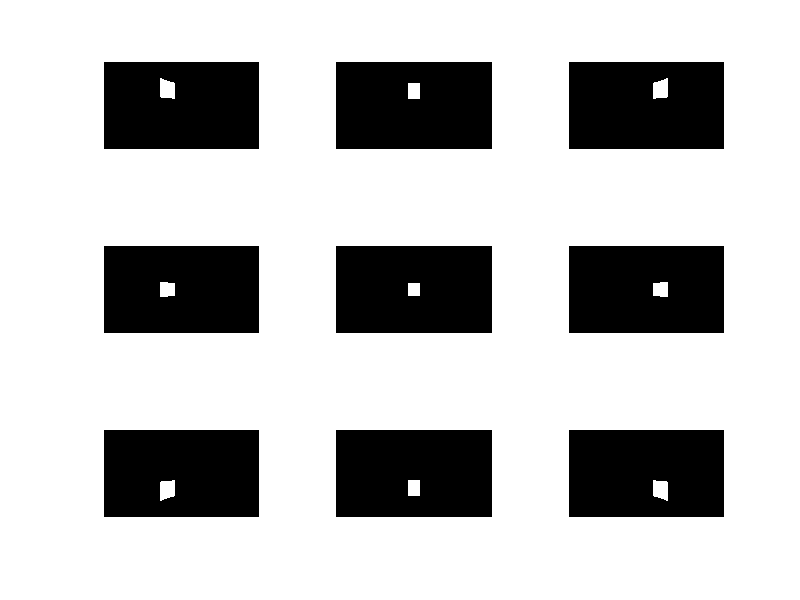

Source code (MATLAB): (Note: this script raises an error after producing the figure.)
% imds = imageDatastore("C:\Users\funam\Desktop\analysis\imaging\230630_Blue_tiff\230630_Blue_tiff");
% im_list = imds.Files;
% ii = regexp(im_list,'(?<=X)\d*','match');
% [i0,i0] = sort(str2double([ii{:}]));
% file_name = im_list(i0);
% 
% raw_data = [];
% strlen =  0;  % 表示する文字列の長さを記録する変数
% iteNum = size(file_name,1);  % 適当に繰り返す試行数
% fprintf('Pleese wait .........\n');
% h = waitbar(0,'Please wait...');
% s = clock;
% 
% warning('off','all');
% for i = 1:iteNum
%     Tmp = {'Current trial: %3d/%d\n', i, iteNum};
%     Tmp{1} = [ repmat(sprintf('\b'),[1 strlen]),  Tmp{1} ];
% 
%     Txt = sprintf(Tmp{1:3});
%     fprintf(Txt);
%     strlen = length(Txt) - strlen;
% 
%     temp = Tiff(file_name{i}, "r");
% %     raw_data(:,:,i) = read(temp);
%     raw_data(:,:,i) = imresize(read(temp), 1/16);
% 
%     % begin estimate remaining time
%     if i ==1
%         is = etime(clock,s);
%         esttime = is * iteNum;
%     end
%     h = waitbar(i/iteNum,h,...
%         ['remaining time =',num2str(esttime-etime(clock,s),'%4.1f'),'sec' ]);
%     % end estimate remaining time
% end
% close(gcf);
% warning('on','all');
% warning('query','all')
% 
% imshow(uint16(raw_data(:,:,5)))
% 
% %%
% save_filename = "230630_Blue_16";
% save(save_filename+".mat",'raw_data','iteNum',"-v7.3");

%%

% av = mean(raw_data,3);
% m = max(raw_data,[],3);
% ind = m>60000;
% res = av;
% res(ind) = max(m,[],"all");
% imshow(uint16(res))

%%
x_0 = 13*1920/70.71; % 32インチの横幅70.71センチ分が1920
[y,z] = meshgrid(-960:960, -540:540);
theta = acos(z./sqrt(x_0^2 + y.^2 + z.^2))-pi/2;
phi = atan(y/x_0);
fs = 25*pi/180;
%%

s_1 = cos(2*pi*fs.*theta);
s_2 = cos(2*pi*fs.*phi);

s_1 = abs(s_1);
s_2 = abs(s_2);

% 25 degree きざみ
ind_small_1 = (abs(theta)>=0 & abs(theta)<12.5/180*pi) | (abs(theta)>=37.5/180*pi & abs(theta)<62.5/180*pi)...
    | (abs(theta)>=87.5/180*pi);
ind_large_1 = (abs(theta)>=12.5/180*pi & abs(theta)<37.5/180*pi) | (abs(theta)>=62.5/180*pi & abs(theta)<87.5/180*pi);
ind_small_2 = (abs(phi)>=0 & abs(phi)<12.5/180*pi) | (abs(phi)>=37.5/180*pi & abs(phi)<62.5/180*pi)...
    | (abs(phi)>=87.5/180*pi);
ind_large_2 = (abs(phi)>=12.5/180*pi & abs(phi)<37.5/180*pi) | (abs(phi)>=62.5/180*pi & abs(phi)<87.5/180*pi);

s_1(ind_small_1) = 0;
s_1(ind_large_1) = 1;
s_2(ind_small_2) = 0;
s_2(ind_large_2) = -1;

image = abs(s_1 + s_2);

figure(1)
imshow(image)

%% fieldにnumbering

field_num = zeros(size(y,1), size(y,2), 9);

for i = -1:1
    for j = -1:1
        ind = theta >= (-12.5-i*25)/180*pi & theta < (-12.5+(-i+1)*25)/180*pi...
            & phi >= (-12.5+j*25)/180*pi & phi < (-12.5+(j+1)*25)/180*pi;
        temp = zeros(size(y,1), size(y,2));
        temp(ind) = 1;
        subplot(3,3,(i+2)*3-1+j);
        imshow(temp)
        field_num(:,:,(i+2)*3-1+j) = temp;
    end
end

%% 3を超えるところと0.25を超えるところをresting stateとした
load('230630_Blue_8.mat')
load('NI_30-Jun-2023_1839_26.bin.mat');
rest_duration = find(ch(7,:,:)>0.25, 1 ) - find(ch(1,:,:)>4, 1 );
rest_data = raw_data(:,:,1:rest_duration);
f = mean(rest_data,3);

%% df/fを計算
data = (raw_data-f)./f;

%%
av = mean(raw_data,3);
m = max(raw_data,[],3);
ind_high = m>max(m,[],"all")*0.85 & max(data,[],3)>0.01;
j = data(:,:,1);
j = j(ind_high);
res = av;
res(ind_high) = max(m,[],"all");
imshow(uint16(res))


%%
y = [];
for i = 1:iteNum
    tt = data(:,:,i);
    y(:,:,i) = tt(ind_high);
end

yy = reshape(y,size(y,1),iteNum,1);
figure
plot(1:iteNum, yy)

%%

Fs = 60; % sampling frequency in Hz
dt = 1/Fs; % time step in seconds
T = length(raw_data); % number of time points
t = (0:T-1)*dt; % time vector

figure
plot(t, yy)

%%
figure;
plot(ch(7,:))

%%
% カメラの撮影タイミング
num_images = [];
for i = 1:length(ch)-1
    if ch(1,i+1)>=4 && ch(1,i)<4 % ここはセットにより変わる
        num_images(end+1) = i+1;
    end
end

% 点滅刺激の提示タイミング
num_stimuli = [];
for i = 1:length(ch)-1
    if ch(7,i+1)>=0.2 && ch(7,i)<0.2 % ここはセットにより変わる
        num_stimuli(end+1) = i+1;
    end
end

% 刺激一枚一枚を提示したタイミングの推定値
estim_num_stimuli = [];
estim_num_stimuli(1) = num_stimuli(1);
for i = 1:length(num_stimuli)-1
    naibun = round(linspace(num_stimuli(i),num_stimuli(i+1),11));
    estim_num_stimuli(10*i-8) = naibun(2);
    estim_num_stimuli(10*i-7) = naibun(3);
    estim_num_stimuli(10*i-6) = naibun(4);
    estim_num_stimuli(10*i-5) = naibun(5);
    estim_num_stimuli(10*i-4) = naibun(6);
    estim_num_stimuli(10*i-3) = naibun(7);
    estim_num_stimuli(10*i-2) = naibun(8);
    estim_num_stimuli(10*i-1) = naibun(9);
    estim_num_stimuli(10*i) = naibun(10);
    estim_num_stimuli(10*i+1) = naibun(11);
end

%%

% カメラのタイミングとイメージング画像のindex set
num_images(2,:) = 1:length(num_images);

% 刺激のタイミングと提示刺激のindex set
max_stim_num = 1800;
estim_num_stimuli(2,:) = mod(0:(length(estim_num_stimuli)-1), max_stim_num) + 1;

% イメージング画像のindex と提示刺激のindexをalign
align_point = knnsearch(num_images(1,:)', estim_num_stimuli(1,1));
align_length = min(length(estim_num_stimuli), length(num_images)-align_point+1);

image_stim_align(1,:) = estim_num_stimuli(2,1:align_length);
image_stim_align(2,:) = num_images(2,align_point:align_point+align_length-1);

%% 1-9のfieldに刺激が出ていたかどうか

field_judge = zeros(size(field_num,3),max_stim_num);
for i = 1:max_stim_num
    temp = load("stim_"+num2str(i));
    temp = temp.n;
    for ii = 1:size(field_num,3)
        ttemp = temp+field_num(:,:,ii);
        field_judge(ii,i) = abs(isempty(find(ttemp==2, 1))-1);
    end
end

%% 実際に提示した刺激の1-9のfieldに刺激があったかどうか

field_judge_real = field_judge;
r = rem(length(image_stim_align), max_stim_num);
q = (length(image_stim_align)-r)/max_stim_num;

for i = 1:q-1
    field_judge_real = cat(2,field_judge_real,field_judge);
end
field_judge_real = cat(2,field_judge_real,field_judge(:,1:r));

%%
image_data = zeros(size(data,1)*size(data,2),size(data,3));
for i = 1:size(data,3)
    image_data(:,i) = reshape(data(:,:,i),size(data,1)*size(data,2),1);
end

figure;
plot(t, image_data)
%% 60Hzは0.01666s=17msごとのサンプリングなので、刺激提示後6 frames (約100ms分)以上とってくる
% fieldに刺激が10 frame以上でているところの最初のindexを取ってくる
% ind_field_1 = myFind(field_judge_real(:,:,1),1,10,1);
% ind_field_2 = myFind(field_judge_real(:,:,2),1,10,1);
% ind_field_3 = myFind(field_judge_real(:,:,3),1,10,1);
% ind_field_4 = myFind(field_judge_real(:,:,4),1,10,1);
% ind_field_5 = myFind(field_judge_real(:,:,5),1,10,1);
% ind_field_6 = myFind(field_judge_real(:,:,6),1,10,1);
% ind_field_7 = myFind(field_judge_real(:,:,7),1,10,1);
% ind_field_8 = myFind(field_judge_real(:,:,8),1,10,1);
% ind_field_9 = myFind(field_judge_real(:,:,9),1,10,1);

ind_field = [];
for i = 1:9
    % fieldに刺激が10 frame以上でているところの最初のindexを取ってくる
    k = myFind(field_judge_real(i,:),1,10,1);
    l = myFind(field_judge_real(i,:),0,20,1);
    for j = 1:size(l,1)-1
        temp = k > l(j) & k < l(j+1);
        ind_field(i,j) = min(k(temp));
    end
end

%%
% num_frames = 15;
% time = (-5:num_frames-6)*dt;
% time2 = [time, fliplr(time)];
num_frames = 200;
time = (-99:num_frames-100)*dt;
time2 = [time, fliplr(time)];

%%
all_data = zeros(size(image_data,1),num_frames,size(ind_field,2),9);% [ピクセル数 フレーム数 イベント数 フィールド数]
av_data = zeros(size(image_data,1),num_frames,9);
std_data = zeros(size(image_data,1),num_frames,9);

for i = 1:9
    for j = 1:num_frames
        temp = image_data(:,ind_field(i,:)+j-100);
        all_data(:,j,:,i) = temp;
        av_data(:,j,i) = mean(temp,2);
        std_data(:,j,i) = std(temp,0,2);
    end
end

figure;
plot(time, av_data(:,:,1))

figure;
curve1 = av_data(:,:,1)+std_data(:,:,1);
curve2 = av_data(:,:,1)-std_data(:,:,1);
inBetween = [curve1(1820,:), fliplr(curve2(1820,:))];
fill(time2, inBetween, 'b','FaceAlpha',.3,'EdgeAlpha',.3);
hold on;
plot(time, av_data(1820,:,1), '-b', 'LineWidth', 2);

%%
% field 1に反応したピクセル
all_data_1 = zeros(size(image_data,1),num_frames,size(ind_field_1,1));
av_data_1 = zeros(size(image_data,1),num_frames);
std_data_1 = zeros(size(image_data,1),num_frames);
for i = 1:num_frames
    all_data = image_data(:,ind_field_1+i-6);
    all_data_1(:,i,:) = all_data;
    av_data_1(:,i) = mean(all_data,2);
    std_data_1(:,i) = std(all_data,0,2);
end

figure;
plot(time, av_data_1)

figure;
curve1 = av_data_1+std_data_1;
curve2 = av_data_1-std_data_1;
inBetween = [curve1(1820,:), fliplr(curve2(1820,:))];
fill(time2, inBetween, 'b','FaceAlpha',.3,'EdgeAlpha',.3);
hold on;
plot(time, av_data_1(1820,:), '-b', 'LineWidth', 2);

%%
% onset 5 frame 前からとonset 10 frame後までで変化があったか

all_data_1_devide = permute(all_data_1,[3 2 1]);
av_data_1_devide = zeros(size(all_data_1,3),2,size(all_data_1,1));
for i = 1:size(all_data_1_devide,3)
    av_data_1_devide(:,:,i) = [mean(all_data_1_devide(:,1:5,i),2), mean(all_data_1_devide(:,6:num_frames,i),2)];
end

responce_1_pixel_num = [];
for i = 1:size(av_data_1_devide,3)
    h = ttest(av_data_1_devide(:,1,i), av_data_1_devide(:,2,i),'Alpha',0.01);
    if h==1
        responce_1_pixel_num(end+1) = i;
    end
end
figure;
boxchart(av_data_1_devide(:,:,responce_1_pixel_num(1)))

av = mean(raw_data,3);
m = max(raw_data,[],3);
temp = zeros(size(av_data_1_devide,3),1);
temp(responce_1_pixel_num) = 1;
temp = reshape(temp,size(data,1),size(data,2));
res = av;
res(temp==1) = max(m,[],"all");
figure;
imshow(uint16(res))

%%
% field 2に反応したピクセル
all_data_2 = zeros(size(image_data,1),num_frames,size(ind_field_2,1));
av_data_2 = zeros(size(image_data,1),num_frames);
std_data_2 = zeros(size(image_data,1),num_frames);
for i = 1:num_frames
    all_data = image_data(:,ind_field_2+i-6);
    all_data_2(:,i,:) = all_data;
    av_data_2(:,i) = mean(all_data,2);
    std_data_2(:,i) = std(all_data,0,2);
end

figure;
plot(time, av_data_2)

figure;
curve1 = av_data_2+std_data_2;
curve2 = av_data_2-std_data_2;
inBetween = [curve1(1820,:), fliplr(curve2(1820,:))];
fill(time2, inBetween, 'b','FaceAlpha',.3,'EdgeAlpha',.3);
hold on;
plot(time, av_data_2(1820,:), '-b', 'LineWidth', 2);

%%
% onset 5 frame 前からとonset 10 frame後までで変化があったか

all_data_2_devide = permute(all_data_2,[3 2 1]);
av_data_2_devide = zeros(size(all_data_2,3),2,size(all_data_2,1));
for i = 1:size(all_data_2_devide,3)
    av_data_2_devide(:,:,i) = [mean(all_data_2_devide(:,1:5,i),2), mean(all_data_2_devide(:,6:num_frames,i),2)];
end

responce_2_pixel_num = [];
for i = 1:size(av_data_2_devide,3)
    h = ttest(av_data_2_devide(:,1,i), av_data_2_devide(:,2,i),'Alpha',0.005);
    if h==1
        responce_2_pixel_num(end+1) = i;
    end
end
figure;
boxchart(av_data_2_devide(:,:,responce_2_pixel_num(1)))

av = mean(raw_data,3);
m = max(raw_data,[],3);
ind_high = m>max(m,[],"all")*0.85 & max(data,[],3)>0.01;
temp = zeros(size(av_data_2_devide,3),1);
temp(responce_2_pixel_num) = 1;
temp = reshape(temp,size(data,1),size(data,2));
res = av;
res(temp==1) = max(m,[],"all");
figure;
imshow(uint16(res))

%%
% field 3に反応したピクセル
all_data_3 = zeros(size(image_data,1),num_frames,size(ind_field_3,1));
av_data_3 = zeros(size(image_data,1),num_frames);
std_data_3 = zeros(size(image_data,1),num_frames);
for i = 1:num_frames
    all_data = image_data(:,ind_field_3+i-6);
    all_data_3(:,i,:) = all_data;
    av_data_3(:,i) = mean(all_data,2);
    std_data_3(:,i) = std(all_data,0,2);
end

figure;
plot(time, av_data_3)

figure;
curve1 = av_data_3+std_data_3;
curve2 = av_data_3-std_data_3;
inBetween = [curve1(1820,:), fliplr(curve2(1820,:))];
fill(time2, inBetween, 'b','FaceAlpha',.3,'EdgeAlpha',.3);
hold on;
plot(time, av_data_3(1820,:), '-b', 'LineWidth', 2);

%%
% onset 5 frame 前からとonset 10 frame後までで変化があったか

all_data_3_devide = permute(all_data_3,[3 2 1]);
av_data_3_devide = zeros(size(all_data_3,3),2,size(all_data_3,1));
for i = 1:size(all_data_3_devide,3)
    av_data_3_devide(:,:,i) = [mean(all_data_3_devide(:,1:5,i),2), mean(all_data_3_devide(:,6:num_frames,i),2)];
end

responce_3_pixel_num = [];
for i = 1:size(av_data_3_devide,3)
    h = ttest(av_data_3_devide(:,1,i), av_data_3_devide(:,2,i),'Alpha',0.005);
    if h==1
        responce_3_pixel_num(end+1) = i;
    end
end
figure;
boxchart(av_data_3_devide(:,:,responce_3_pixel_num(1)))

av = mean(raw_data,3);
m = max(raw_data,[],3);
ind_high = m>max(m,[],"all")*0.85 & max(data,[],3)>0.01;
temp = zeros(size(av_data_3_devide,3),1);
temp(responce_3_pixel_num) = 1;
temp = reshape(temp,size(data,1),size(data,2));
res = av;
res(temp==1) = max(m,[],"all");
figure;
imshow(uint16(res))

%%
% field 4に反応したピクセル
all_data_4 = zeros(size(image_data,1),num_frames,size(ind_field_4,1));
av_data_4 = zeros(size(image_data,1),num_frames);
std_data_4 = zeros(size(image_data,1),num_frames);
for i = 1:num_frames
    all_data = image_data(:,ind_field_4+i-6);
    all_data_4(:,i,:) = all_data;
    av_data_4(:,i) = mean(all_data,2);
    std_data_4(:,i) = std(all_data,0,2);
end

figure;
plot(time, av_data_4)

figure;
curve1 = av_data_4+std_data_4;
curve2 = av_data_4-std_data_4;
inBetween = [curve1(1820,:), fliplr(curve2(1820,:))];
fill(time2, inBetween, 'b','FaceAlpha',.3,'EdgeAlpha',.3);
hold on;
plot(time, av_data_4(1820,:), '-b', 'LineWidth', 2);

%%
% onset 5 frame 前からとonset 10 frame後までで変化があったか

all_data_4_devide = permute(all_data_4,[3 2 1]);
av_data_4_devide = zeros(size(all_data_4,3),2,size(all_data_4,1));
for i = 1:size(all_data_4_devide,3)
    av_data_4_devide(:,:,i) = [mean(all_data_4_devide(:,1:5,i),2), mean(all_data_4_devide(:,6:num_frames,i),2)];
end

responce_4_pixel_num = [];
for i = 1:size(av_data_4_devide,3)
    h = ttest(av_data_4_devide(:,1,i), av_data_4_devide(:,2,i),'Alpha',0.005);
    if h==1
        responce_4_pixel_num(end+1) = i;
    end
end
figure;
boxchart(av_data_4_devide(:,:,responce_4_pixel_num(1)))

av = mean(raw_data,3);
m = max(raw_data,[],3);
ind_high = m>max(m,[],"all")*0.85 & max(data,[],3)>0.01;
temp = zeros(size(av_data_4_devide,3),1);
temp(responce_4_pixel_num) = 1;
temp = reshape(temp,size(data,1),size(data,2));
res = av;
res(temp==1) = max(m,[],"all");
figure;
imshow(uint16(res))

%%
% field 5に反応したピクセル
all_data_5 = zeros(size(image_data,1),num_frames,size(ind_field_5,1));
av_data_5 = zeros(size(image_data,1),num_frames);
std_data_5 = zeros(size(image_data,1),num_frames);
for i = 1:num_frames
    all_data = image_data(:,ind_field_5+i-6);
    all_data_5(:,i,:) = all_data;
    av_data_5(:,i) = mean(all_data,2);
    std_data_5(:,i) = std(all_data,0,2);
end

figure;
plot(time, av_data_5)

figure;
curve1 = av_data_5+std_data_5;
curve2 = av_data_5-std_data_5;
inBetween = [curve1(1820,:), fliplr(curve2(1820,:))];
fill(time2, inBetween, 'b','FaceAlpha',.3,'EdgeAlpha',.3);
hold on;
plot(time, av_data_5(1820,:), '-b', 'LineWidth', 2);

%%
% onset 5 frame 前からとonset 10 frame後までで変化があったか

all_data_5_devide = permute(all_data_5,[3 2 1]);
av_data_5_devide = zeros(size(all_data_5,3),2,size(all_data_5,1));
for i = 1:size(all_data_5_devide,3)
    av_data_5_devide(:,:,i) = [mean(all_data_5_devide(:,1:5,i),2), mean(all_data_5_devide(:,6:num_frames,i),2)];
end

responce_5_pixel_num = [];
for i = 1:size(av_data_5_devide,3)
    h = ttest(av_data_5_devide(:,1,i), av_data_5_devide(:,2,i),'Alpha',0.005);
    if h==1
        responce_5_pixel_num(end+1) = i;
    end
end
figure;
boxchart(av_data_5_devide(:,:,responce_5_pixel_num(1)))

av = mean(raw_data,3);
m = max(raw_data,[],3);
ind_high = m>max(m,[],"all")*0.85 & max(data,[],3)>0.01;
temp = zeros(size(av_data_1_devide,3),1);
temp(responce_5_pixel_num) = 1;
temp = reshape(temp,size(data,1),size(data,2));
res = av;
res(temp==1) = max(m,[],"all");
figure;
imshow(uint16(res))

%%
% field 6に反応したピクセル
all_data_6 = zeros(size(image_data,1),num_frames,size(ind_field_6,1));
av_data_6 = zeros(size(image_data,1),num_frames);
std_data_6 = zeros(size(image_data,1),num_frames);
for i = 1:num_frames
    all_data = image_data(:,ind_field_6+i-6);
    all_data_6(:,i,:) = all_data;
    av_data_6(:,i) = mean(all_data,2);
    std_data_6(:,i) = std(all_data,0,2);
end

figure;
plot(time, av_data_6)

figure;
curve1 = av_data_6+std_data_6;
curve2 = av_data_6-std_data_6;
inBetween = [curve1(1820,:), fliplr(curve2(1820,:))];
fill(time2, inBetween, 'b','FaceAlpha',.3,'EdgeAlpha',.3);
hold on;
plot(time, av_data_6(1820,:), '-b', 'LineWidth', 2);

%%
% onset 5 frame 前からとonset 10 frame後までで変化があったか

all_data_6_devide = permute(all_data_6,[3 2 1]);
av_data_6_devide = zeros(size(all_data_6,3),2,size(all_data_6,1));
for i = 1:size(all_data_6_devide,3)
    av_data_6_devide(:,:,i) = [mean(all_data_6_devide(:,1:5,i),2), mean(all_data_6_devide(:,6:num_frames,i),2)];
end

responce_6_pixel_num = [];
for i = 1:size(av_data_6_devide,3)
    h = ttest(av_data_6_devide(:,1,i), av_data_6_devide(:,2,i),'Alpha',0.005);
    if h==1
        responce_6_pixel_num(end+1) = i;
    end
end
figure;
boxchart(av_data_6_devide(:,:,responce_6_pixel_num(1)))

av = mean(raw_data,3);
m = max(raw_data,[],3);
ind_high = m>max(m,[],"all")*0.85 & max(data,[],3)>0.01;
temp = zeros(size(av_data_6_devide,3),1);
temp(responce_6_pixel_num) = 1;
temp = reshape(temp,size(data,1),size(data,2));
res = av;
res(temp==1) = max(m,[],"all");
figure;
imshow(uint16(res))

%%
% field 7に反応したピクセル
all_data_7 = zeros(size(image_data,1),num_frames,size(ind_field_7,1));
av_data_7 = zeros(size(image_data,1),num_frames);
std_data_7 = zeros(size(image_data,1),num_frames);
for i = 1:num_frames
    all_data = image_data(:,ind_field_7+i-6);
    all_data_7(:,i,:) = all_data;
    av_data_7(:,i) = mean(all_data,2);
    std_data_7(:,i) = std(all_data,0,2);
end

figure;
plot(time, av_data_3)

figure;
curve1 = av_data_7+std_data_7;
curve2 = av_data_7-std_data_7;
inBetween = [curve1(1820,:), fliplr(curve2(1820,:))];
fill(time2, inBetween, 'b','FaceAlpha',.3,'EdgeAlpha',.3);
hold on;
plot(time, av_data_7(1820,:), '-b', 'LineWidth', 2);

%%
% onset 5 frame 前からとonset 10 frame後までで変化があったか

all_data_7_devide = permute(all_data_7,[3 2 1]);
av_data_7_devide = zeros(size(all_data_7,3),2,size(all_data_7,1));
for i = 1:size(all_data_7_devide,3)
    av_data_7_devide(:,:,i) = [mean(all_data_7_devide(:,1:5,i),2), mean(all_data_7_devide(:,6:num_frames,i),2)];
end

responce_7_pixel_num = [];
for i = 1:size(av_data_7_devide,3)
    h = ttest(av_data_7_devide(:,1,i), av_data_7_devide(:,2,i),'Alpha',0.005);
    if h==1
        responce_7_pixel_num(end+1) = i;
    end
end
figure;
boxchart(av_data_7_devide(:,:,responce_7_pixel_num(1)))

av = mean(raw_data,3);
m = max(raw_data,[],3);
ind_high = m>max(m,[],"all")*0.85 & max(data,[],3)>0.01;
temp = zeros(size(av_data_7_devide,3),1);
temp(responce_7_pixel_num) = 1;
temp = reshape(temp,size(data,1),size(data,2));
res = av;
res(temp==1) = max(m,[],"all");
figure;
imshow(uint16(res))

%%
% field 8に反応したピクセル
all_data_8 = zeros(size(image_data,1),num_frames,size(ind_field_8,1));
av_data_8 = zeros(size(image_data,1),num_frames);
std_data_8 = zeros(size(image_data,1),num_frames);
for i = 1:num_frames
    all_data = image_data(:,ind_field_8+i-6);
    all_data_8(:,i,:) = all_data;
    av_data_8(:,i) = mean(all_data,2);
    std_data_8(:,i) = std(all_data,0,2);
end

figure;
plot(time, av_data_8)

figure;
curve1 = av_data_8+std_data_8;
curve2 = av_data_8-std_data_8;
inBetween = [curve1(1820,:), fliplr(curve2(1820,:))];
fill(time2, inBetween, 'b','FaceAlpha',.3,'EdgeAlpha',.3);
hold on;
plot(time, av_data_8(1820,:), '-b', 'LineWidth', 2);

%%
% onset 5 frame 前からとonset 10 frame後までで変化があったか

all_data_8_devide = permute(all_data_8,[3 2 1]);
av_data_8_devide = zeros(size(all_data_8,3),2,size(all_data_8,1));
for i = 1:size(all_data_8_devide,3)
    av_data_8_devide(:,:,i) = [mean(all_data_8_devide(:,1:5,i),2), mean(all_data_8_devide(:,6:num_frames,i),2)];
end

responce_8_pixel_num = [];
for i = 1:size(av_data_8_devide,3)
    h = ttest(av_data_8_devide(:,1,i), av_data_8_devide(:,2,i),'Alpha',0.005);
    if h==1
        responce_8_pixel_num(end+1) = i;
    end
end
figure;
boxchart(av_data_8_devide(:,:,responce_8_pixel_num(1)))

av = mean(raw_data,3);
m = max(raw_data,[],3);
ind_high = m>max(m,[],"all")*0.85 & max(data,[],3)>0.01;
temp = zeros(size(av_data_8_devide,3),1);
temp(responce_8_pixel_num) = 1;
temp = reshape(temp,size(data,1),size(data,2));
res = av;
res(temp==1) = max(m,[],"all");
figure;
imshow(uint16(res))

%%
% field 9に反応したピクセル
all_data_9 = zeros(size(image_data,1),num_frames,size(ind_field_9,1));
av_data_9 = zeros(size(image_data,1),num_frames);
std_data_9 = zeros(size(image_data,1),num_frames);
for i = 1:num_frames
    all_data = image_data(:,ind_field_9+i-6);
    all_data_9(:,i,:) = all_data;
    av_data_9(:,i) = mean(all_data,2);
    std_data_9(:,i) = std(all_data,0,2);
end

figure;
plot(time, av_data_9)

figure;
curve1 = av_data_9+std_data_9;
curve2 = av_data_9-std_data_9;
inBetween = [curve1(1820,:), fliplr(curve2(1820,:))];
fill(time2, inBetween, 'b','FaceAlpha',.3,'EdgeAlpha',.3);
hold on;
plot(time, av_data_9(1820,:), '-b', 'LineWidth', 2);

%%
% onset 5 frame 前からとonset 10 frame後までで変化があったか

all_data_9_devide = permute(all_data_9,[3 2 1]);
av_data_9_devide = zeros(size(all_data_9,3),2,size(all_data_9,1));
for i = 1:size(all_data_9_devide,3)
    av_data_9_devide(:,:,i) = [mean(all_data_9_devide(:,1:5,i),2), mean(all_data_9_devide(:,6:num_frames,i),2)];
end

responce_9_pixel_num = [];
for i = 1:size(av_data_9_devide,3)
    h = ttest(av_data_9_devide(:,1,i), av_data_9_devide(:,2,i),'Alpha',0.005);
    if h==1
        responce_9_pixel_num(end+1) = i;
    end
end
figure;
boxchart(av_data_9_devide(:,:,responce_9_pixel_num(1)))

av = mean(raw_data,3);
m = max(raw_data,[],3);
ind_high = m>max(m,[],"all")*0.85 & max(data,[],3)>0.01;
temp = zeros(size(av_data_9_devide,3),1);
temp(responce_9_pixel_num) = 1;
temp = reshape(temp,size(data,1),size(data,2));
res = av;
res(temp==1) = max(m,[],"all");
figure;
imshow(uint16(res))

%%
% field 1に反応したピクセル
all_data_1 = zeros(size(image_data,1),num_frames,size(ind_field_1,1));
av_data_1 = zeros(size(image_data,1),num_frames);
std_data_1 = zeros(size(image_data,1),num_frames);
for i = 1:num_frames
    all_data = image_data(:,ind_field_1+i-100);
    all_data_1(:,i,:) = all_data;
    av_data_1(:,i) = mean(all_data,2);
    std_data_1(:,i) = std(all_data,0,2);
end

figure;
plot(time, av_data_1)

figure;
curve1 = av_data_1+std_data_1;
curve2 = av_data_1-std_data_1;
inBetween = [curve1(1820,:), fliplr(curve2(1820,:))];
fill(time2, inBetween, 'b','FaceAlpha',.3,'EdgeAlpha',.3);
hold on;
plot(time, av_data_1(1820,:), '-b', 'LineWidth', 2);

%%
% onset 99 frame 前からとonset 100 frame後までで変化があったか

all_data_1_devide = permute(all_data_1,[3 2 1]);
av_data_1_devide = zeros(size(all_data_1,3),2,size(all_data_1,1));
for i = 1:size(all_data_1_devide,3)
    av_data_1_devide(:,:,i) = [mean(all_data_1_devide(:,1:100,i),2), mean(all_data_1_devide(:,101:num_frames,i),2)];
end

responce_1_pixel_num = [];
for i = 1:size(av_data_1_devide,3)
    h = ttest(av_data_1_devide(:,1,i), av_data_1_devide(:,2,i),'Alpha',0.005);
    if h==1
        responce_1_pixel_num(end+1) = i;
    end
end
figure;
boxchart(av_data_1_devide(:,:,responce_1_pixel_num(1)))

av = mean(raw_data,3);
m = max(raw_data,[],3);
temp = zeros(size(av_data_1_devide,3),1);
temp(responce_1_pixel_num) = 1;
temp = reshape(temp,size(data,1),size(data,2));
res = av;
res(temp==1) = max(m,[],"all");
figure;
imshow(uint16(res))

figure;
plot(time, av_data_1(responce_1_pixel_num(1),:))

%%
function num = myFind(T,threshold,n,m)
% threshold：閾値
% n：何行以上続くか
% m：何番目の番号を取得するか
x = T' == threshold;
a = cell2mat(arrayfun(@(t)1:t,diff(find([1 diff(x(:,1)') 1])),'un',0))';
num = find(a==n & x==1) - (n-m);
num = num(x(num));
end



















